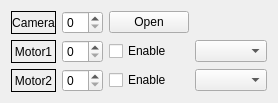
             <widget class="QWidget" name="tab_13">
              <attribute name="title">
               <string>COM Select</string>
              </attribute>
              <layout class="QGridLayout" name="gridLayout_13">
               <item row="0" column="0">
                <widget class="QLabel" name="label_Motor1_2">
                 <property name="acceptDrops">
                  <bool>false</bool>
                 </property>
                 <property name="frameShape">
                  <enum>QFrame::Box</enum>
                 </property>
                 <property name="frameShadow">
                  <enum>QFrame::Plain</enum>
                 </property>
                 <property name="lineWidth">
                  <number>1</number>
                 </property>
                 <property name="text">
                  <string>Camera</string>
                 </property>
                 <property name="alignment">
                  <set>Qt::AlignCenter</set>
                 </property>
                </widget>
               </item>
               <item row="2" column="2">
                <widget class="QCheckBox" name="checkBox_Motor2">
                 <property name="text">
                  <string>Enable</string>
                 </property>
                </widget>
               </item>
               <item row="1" column="0">
                <widget class="QLabel" name="label_Motor1">
                 <property name="acceptDrops">
                  <bool>false</bool>
                 </property>
                 <property name="frameShape">
                  <enum>QFrame::Box</enum>
                 </property>
                 <property name="frameShadow">
                  <enum>QFrame::Plain</enum>
                 </property>
                 <property name="lineWidth">
                  <number>1</number>
                 </property>
                 <property name="text">
                  <string>Motor1</string>
                 </property>
                 <property name="alignment">
                  <set>Qt::AlignCenter</set>
                 </property>
                </widget>
               </item>
               <item row="0" column="2">
                <widget class="QPushButton" name="pushButton_camera">
                 <property name="text">
                  <string>Open</string>
                 </property>
                </widget>
               </item>
               <item row="1" column="2">
                <widget class="QCheckBox" name="checkBox_Motor1">
                 <property name="text">
                  <string>Enable</string>
                 </property>
                </widget>
               </item>
               <item row="2" column="0">
                <widget class="QLabel" name="label_Motor2">
                 <property name="acceptDrops">
                  <bool>false</bool>
                 </property>
                 <property name="frameShape">
                  <enum>QFrame::Box</enum>
                 </property>
                 <property name="frameShadow">
                  <enum>QFrame::Plain</enum>
                 </property>
                 <property name="lineWidth">
                  <number>1</number>
                 </property>
                 <property name="text">
                  <string>Motor2</string>
                 </property>
                 <property name="alignment">
                  <set>Qt::AlignCenter</set>
                 </property>
                </widget>
               </item>
               <item row="1" column="1">
                <widget class="QSpinBox" name="spinBox_Motor1_select"/>
               </item>
               <item row="2" column="3">
                <widget class="QComboBox" name="comboBox_2"/>
               </item>
               <item row="0" column="1">
                <widget class="QSpinBox" name="spinBox_Camera_select"/>
               </item>
               <item row="2" column="1">
                <widget class="QSpinBox" name="spinBox_Motor2_select"/>
               </item>
               <item row="1" column="3">
                <widget class="QComboBox" name="comboBox">
                 <property name="editable">
                  <bool>false</bool>
                 </property>
                 <property name="currentText">
                  <string/>
                 </property>
                </widget>
               </item>
              </layout>
             </widget>
